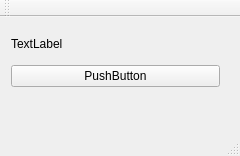
<?xml version="1.0" encoding="UTF-8"?>
<ui version="4.0">
 <class>MainWindow</class>
 <widget class="QMainWindow" name="MainWindow">
  <property name="geometry">
   <rect>
    <x>0</x>
    <y>0</y>
    <width>240</width>
    <height>156</height>
   </rect>
  </property>
  <property name="windowTitle">
   <string>MainWindow</string>
  </property>
  <widget class="QWidget" name="centralWidget">
   <widget class="QWidget" name="verticalLayoutWidget">
    <property name="geometry">
     <rect>
      <x>0</x>
      <y>0</y>
      <width>231</width>
      <height>81</height>
     </rect>
    </property>
    <layout class="QVBoxLayout" name="verticalLayout">
     <item>
      <widget class="QLabel" name="label">
       <property name="text">
        <string>TextLabel</string>
       </property>
      </widget>
     </item>
     <item>
      <widget class="QPushButton" name="pushButton">
       <property name="text">
        <string>PushButton</string>
       </property>
      </widget>
     </item>
    </layout>
   </widget>
  </widget>
  <widget class="QMenuBar" name="menuBar">
   <property name="geometry">
    <rect>
     <x>0</x>
     <y>0</y>
     <width>240</width>
     <height>25</height>
    </rect>
   </property>
  </widget>
  <widget class="QToolBar" name="mainToolBar">
   <attribute name="toolBarArea">
    <enum>TopToolBarArea</enum>
   </attribute>
   <attribute name="toolBarBreak">
    <bool>false</bool>
   </attribute>
  </widget>
  <widget class="QStatusBar" name="statusBar"/>
 </widget>
 <layoutdefault spacing="6" margin="11"/>
 <resources/>
 <connections/>
</ui>
